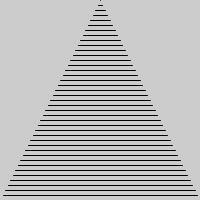
Frame 1 (no input)
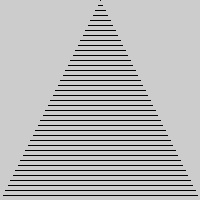
Frame 2 (the mouse pressed at the canvas centre, redrawn once)

The Processing sketch that drew these frames (run headless with seeded random() and noise(); the mouse was pressed at the canvas centre and the sketch redrawn once):

// Processing sketch: processing_15120
// ── processing_15120.pde


void setup(){
 size(200,200); 
 noLoop();
}
void draw(){
  for(int a=0;a<=200; a=a+5){
   line(100-a/2,a,100+a/2,a);

 }
}

                
                
